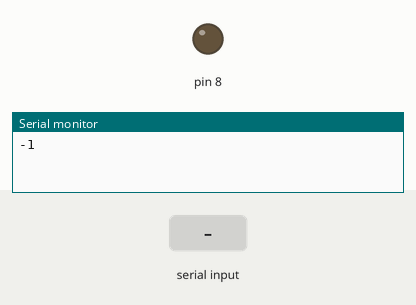
The sketch below on a simulated Arduino Uno, built with avr-gcc and run on an emulated ATmega328P. On the bench: output pins drawn as LEDs (lit = HIGH), the last lines printed to the serial monitor. Inputs (shaded band) come from the test bench.

Above: at 1.2 s.
1.3 s: "6" received over Serial
At 3.2 s:
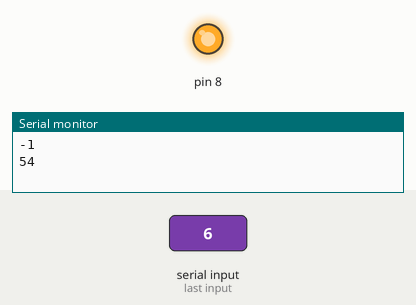
3.5 s: "7" received over Serial
At 4.8 s:
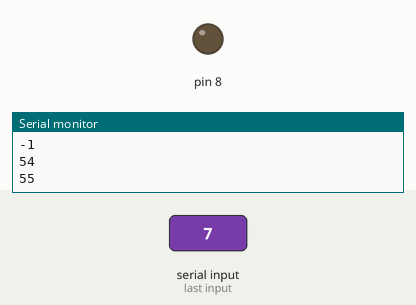
Timing chart, 0 to 6.5 s (numbered marks = the images above; inputs shaded):
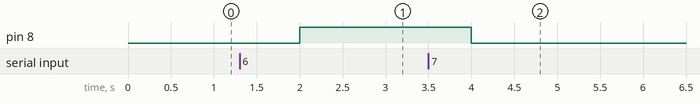

The sketch:

Serial_Communication_Example_Sketch_for_NodeRed.ino
```cpp
/*
  Node-Red Arduino-PC sample sketch
  ~Written by Eric Fillion
  ~Updated Nov 11, 2017

  This script allow basic interactions with Node-Red,
  to prepare for uses of this script, the user need to install Node-Red and certain Nodes.

  Node-Red install:
    1: Install Nodejs https://nodejs.org/en/
    2: Follow installation instructions
    3: Install Node-Red using Nodejs install functions using commandline/terminal. Remove "Sudo" if on windows.
          https://nodered.org/docs/getting-started/installation
    4: Run Node-Red once before installing nodes. Type "node-red" in commandline/terminal
    5: Ctrl + C and terminate batch jobs.

  Nodes Installation:
    1: Install Dashboard, follow instructions:
        https://flows.nodered.org/node/node-red-dashboard
    2: Install SerialPort, follow instructions:
        https://flows.nodered.org/node/node-red-node-serialport

  Running Node-Red:
    1: Open commandline/terminal
    2: type "node-red"
    3: head over to the http address given
    4: Experiement and code away.

  Stopping Node-Red:
    1:Return to running commandline/terminal where Node-Red is running.
    2:Ctrl + C and Terminalte batch job Y.

  Node-Red Instruction for this Sketch:
    1: Use Dashboard button node to make a switch
      Configure switch to send a number string.
    2:Use Serial Output, Set connection to the COM port the Arduino is connected to.
    3:Connect switch to Serial Output
    4:Use Serial Input, Set connection to COM port Arduino is connected to.
    5:Add a Debug Output and/or notification output.
    6:Connect Serial Input to Debug and/or Notification output.

  Optional:
    Connect pin #8 as positive terminal to 220 ohm resistor in series
    with a LED (Make sure it's correctly oriented).
    Ground (GND) opposing side of circuit to make a closed loop circuit.

    WARNING: Do not Short the circuit.
    Note: You can change the pins if you want. Button set to payload 0 will send
    Serial 48 and so on due to bits differences. You can see the effect on payload 16.

*/

int pin8(8); //Assigning integrer ID to pin #8

void setup() { //Setup Declaration
  // put your setup code here, to run once:

  pinMode(pin8,OUTPUT);  //Configuring pin #8 to be an output pin, where pin 8 become a toggle 5 volt output.
  Serial.begin(9600);    //Telling Arduino to enable Serial communication at 9600 baud rate.

}

void loop() { //Declaring looping script, which is what the Arduino will run continously.
  // put your main code here, to run repeatedly:

  int SerialData = Serial.read();  //Read Serial data given from the interacting computer.
  Serial.println(SerialData);  //Telling Arduino to return the recieved Serial data back to the interacting computer.


  //Beginning Optional side of script, enabled by default. Can be disabled with a double slash or a /* MultiLine Comment Toggle */

  if (SerialData == 54) {  //Initializing if statement. In this case we are checking if the Serial value recieved earlier is equal to 54
    digitalWrite(pin8,HIGH);  //Writing to Digital Pin #8 to turn on output at 5 volt
  }
  else {  //Else statement for when the if statement isn't matched, in this case empty.
  }
  if (SerialData == 55) {  //Initializing another if statement, checking if Serial value is equal to 55
    digitalWrite(pin8,LOW);    //Writing to Digital Pin #8 to turn off output, 0 volt
  }
  else {  //Another else statement, empty again. Doesn't need to be here actually.
  }

delay(2000);  /*1 second delay to enable enough time for the user to see the Serial data that was sent back to learn the interactions.
                Especially useful for learning how information is recieved when devices are sending information at different bits (Arduino Uno is 8 bit)*/
}
```

Measured:
- after the input at 1.3 s, pin 8: LOW → HIGH after 0.70 s
- after the input at 3.5 s, pin 8: HIGH → LOW after 0.50 s
